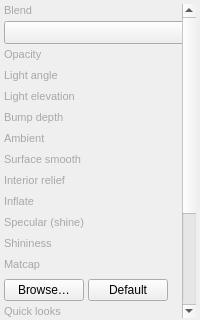
<?xml version="1.0" encoding="UTF-8"?>
<ui version="4.0">
 <class>ShadedMaterialEffectSettingsPanel</class>
 <widget class="QWidget" name="ShadedMaterialEffectSettingsPanel">
  <property name="geometry">
   <rect>
    <x>0</x>
    <y>0</y>
    <width>200</width>
    <height>320</height>
   </rect>
  </property>
  <property name="sizePolicy">
   <sizepolicy hsizetype="Preferred" vsizetype="Expanding">
    <horstretch>0</horstretch>
    <verstretch>1</verstretch>
   </sizepolicy>
  </property>
  <property name="minimumSize">
   <size>
    <width>180</width>
    <height>0</height>
   </size>
  </property>
  <property name="font">
   <font>
    <pointsize>12</pointsize>
   </font>
  </property>
  <property name="windowTitle">
   <string>Form</string>
  </property>
  <layout class="QVBoxLayout" name="verticalLayout">
   <property name="spacing">
    <number>0</number>
   </property>
   <property name="leftMargin">
    <number>4</number>
   </property>
   <property name="topMargin">
    <number>4</number>
   </property>
   <property name="rightMargin">
    <number>4</number>
   </property>
   <property name="bottomMargin">
    <number>2</number>
   </property>
   <item>
    <widget class="QScrollArea" name="scrollArea">
     <property name="frameShape">
      <enum>QFrame::NoFrame</enum>
     </property>
     <property name="widgetResizable">
      <bool>true</bool>
     </property>
     <property name="horizontalScrollBarPolicy">
      <enum>Qt::ScrollBarAlwaysOff</enum>
     </property>
     <property name="sizePolicy">
      <sizepolicy hsizetype="Expanding" vsizetype="Expanding">
       <horstretch>0</horstretch>
       <verstretch>1</verstretch>
      </sizepolicy>
     </property>
     <widget class="QWidget" name="scrollAreaWidgetContents">
      <property name="geometry">
       <rect>
        <x>0</x>
        <y>0</y>
        <width>180</width>
        <height>520</height>
       </rect>
      </property>
      <layout class="QVBoxLayout" name="verticalLayoutScroll">
       <property name="spacing">
        <number>0</number>
       </property>
       <property name="leftMargin">
        <number>0</number>
       </property>
       <property name="topMargin">
        <number>0</number>
       </property>
       <property name="rightMargin">
        <number>2</number>
       </property>
       <property name="bottomMargin">
        <number>8</number>
       </property>
       <item>
        <layout class="QGridLayout" name="gridLayout">
     <property name="horizontalSpacing">
      <number>4</number>
     </property>
     <property name="verticalSpacing">
      <number>4</number>
     </property>
     <item row="0" column="0" colspan="2">
      <widget class="QLabel" name="labelBlend">
       <property name="font">
        <font>
         <pointsize>8</pointsize>
        </font>
       </property>
       <property name="styleSheet">
        <string notr="true">color: #a8a8a8;</string>
       </property>
       <property name="text">
        <string>Blend</string>
       </property>
      </widget>
     </item>
     <item row="1" column="0" colspan="2">
      <widget class="QComboBox" name="comboBoxBlend">
       <property name="sizePolicy">
        <sizepolicy hsizetype="Expanding" vsizetype="Fixed">
         <horstretch>0</horstretch>
         <verstretch>0</verstretch>
        </sizepolicy>
       </property>
       <property name="font">
        <font>
         <pointsize>10</pointsize>
        </font>
       </property>
      </widget>
     </item>
     <item row="2" column="0" colspan="2">
      <widget class="QLabel" name="labelOpacity">
       <property name="font">
        <font>
         <pointsize>8</pointsize>
        </font>
       </property>
       <property name="styleSheet">
        <string notr="true">color: #a8a8a8;</string>
       </property>
       <property name="text">
        <string>Opacity</string>
       </property>
      </widget>
     </item>
     <item row="3" column="0" colspan="2">
      <widget class="SGValueSliderRow" name="rowOpacity" native="true"/>
     </item>
     <item row="4" column="0" colspan="2">
      <widget class="QLabel" name="labelLightAngle">
       <property name="font">
        <font>
         <pointsize>8</pointsize>
        </font>
       </property>
       <property name="styleSheet">
        <string notr="true">color: #a8a8a8;</string>
       </property>
       <property name="text">
        <string>Light angle</string>
       </property>
      </widget>
     </item>
     <item row="5" column="0" colspan="2">
      <widget class="SGValueSliderRow" name="rowLightAngle" native="true"/>
     </item>
     <item row="6" column="0" colspan="2">
      <widget class="QLabel" name="labelElevation">
       <property name="font">
        <font>
         <pointsize>8</pointsize>
        </font>
       </property>
       <property name="styleSheet">
        <string notr="true">color: #a8a8a8;</string>
       </property>
       <property name="text">
        <string>Light elevation</string>
       </property>
      </widget>
     </item>
     <item row="7" column="0" colspan="2">
      <widget class="SGValueSliderRow" name="rowElevation" native="true"/>
     </item>
     <item row="8" column="0" colspan="2">
      <widget class="QLabel" name="labelBump">
       <property name="font">
        <font>
         <pointsize>8</pointsize>
        </font>
       </property>
       <property name="styleSheet">
        <string notr="true">color: #a8a8a8;</string>
       </property>
       <property name="text">
        <string>Bump depth</string>
       </property>
      </widget>
     </item>
     <item row="9" column="0" colspan="2">
      <widget class="SGValueSliderRow" name="rowBump" native="true"/>
     </item>
     <item row="10" column="0" colspan="2">
      <widget class="QLabel" name="labelAmbient">
       <property name="font">
        <font>
         <pointsize>8</pointsize>
        </font>
       </property>
       <property name="styleSheet">
        <string notr="true">color: #a8a8a8;</string>
       </property>
       <property name="text">
        <string>Ambient</string>
       </property>
      </widget>
     </item>
     <item row="11" column="0" colspan="2">
      <widget class="SGValueSliderRow" name="rowAmbient" native="true"/>
     </item>
     <item row="12" column="0" colspan="2">
      <widget class="QLabel" name="labelSmooth">
       <property name="font">
        <font>
         <pointsize>8</pointsize>
        </font>
       </property>
       <property name="styleSheet">
        <string notr="true">color: #a8a8a8;</string>
       </property>
       <property name="text">
        <string>Surface smooth</string>
       </property>
      </widget>
     </item>
     <item row="13" column="0" colspan="2">
      <widget class="SGValueSliderRow" name="rowSmooth" native="true"/>
     </item>
     <item row="14" column="0" colspan="2">
      <widget class="QLabel" name="labelInteriorRelief">
       <property name="font">
        <font>
         <pointsize>8</pointsize>
        </font>
       </property>
       <property name="styleSheet">
        <string notr="true">color: #a8a8a8;</string>
       </property>
       <property name="text">
        <string>Interior relief</string>
       </property>
      </widget>
     </item>
     <item row="15" column="0" colspan="2">
      <widget class="SGValueSliderRow" name="rowInteriorRelief" native="true"/>
     </item>
     <item row="16" column="0" colspan="2">
      <widget class="QLabel" name="labelInflate">
       <property name="font">
        <font>
         <pointsize>8</pointsize>
        </font>
       </property>
       <property name="styleSheet">
        <string notr="true">color: #a8a8a8;</string>
       </property>
       <property name="text">
        <string>Inflate</string>
       </property>
       <property name="toolTip">
        <string>Raises the medial ridge (balloon / puffy letters). Uses distance-to-edge.</string>
       </property>
      </widget>
     </item>
     <item row="17" column="0" colspan="2">
      <widget class="SGValueSliderRow" name="rowInflate" native="true"/>
     </item>
     <item row="18" column="0" colspan="2">
      <widget class="QLabel" name="labelSpecular">
       <property name="font">
        <font>
         <pointsize>8</pointsize>
        </font>
       </property>
       <property name="styleSheet">
        <string notr="true">color: #a8a8a8;</string>
       </property>
       <property name="text">
        <string>Specular (shine)</string>
       </property>
      </widget>
     </item>
     <item row="19" column="0" colspan="2">
      <widget class="SGValueSliderRow" name="rowSpecular" native="true"/>
     </item>
     <item row="20" column="0" colspan="2">
      <widget class="QLabel" name="labelShininess">
       <property name="font">
        <font>
         <pointsize>8</pointsize>
        </font>
       </property>
       <property name="styleSheet">
        <string notr="true">color: #a8a8a8;</string>
       </property>
       <property name="text">
        <string>Shininess</string>
       </property>
      </widget>
     </item>
     <item row="21" column="0" colspan="2">
      <widget class="SGValueSliderRow" name="rowShininess" native="true"/>
     </item>
     <item row="22" column="0" colspan="2">
      <widget class="QLabel" name="labelMatcap">
       <property name="font">
        <font>
         <pointsize>8</pointsize>
        </font>
       </property>
       <property name="styleSheet">
        <string notr="true">color: #a8a8a8;</string>
       </property>
       <property name="text">
        <string>Matcap</string>
       </property>
       <property name="toolTip">
        <string>Blends a sphere-lit material texture by surface normal. Browse for a square matcap PNG (ZBrush/Blender style).</string>
       </property>
      </widget>
     </item>
     <item row="23" column="0" colspan="2">
      <widget class="SGValueSliderRow" name="rowMatcapMix" native="true"/>
     </item>
     <item row="24" column="0" colspan="2">
      <layout class="QHBoxLayout" name="horizontalLayoutMatcap">
       <property name="spacing">
        <number>4</number>
       </property>
       <item>
        <widget class="QPushButton" name="buttonMatcapBrowse">
         <property name="font">
          <font>
           <pointsize>9</pointsize>
          </font>
         </property>
         <property name="text">
          <string>Browse…</string>
         </property>
        </widget>
       </item>
       <item>
        <widget class="QPushButton" name="buttonMatcapClear">
         <property name="font">
          <font>
           <pointsize>9</pointsize>
          </font>
         </property>
         <property name="text">
          <string>Default</string>
         </property>
        </widget>
       </item>
       <item>
        <widget class="QLabel" name="labelMatcapPath">
         <property name="sizePolicy">
          <sizepolicy hsizetype="Ignored" vsizetype="Preferred">
           <horstretch>0</horstretch>
           <verstretch>0</verstretch>
          </sizepolicy>
         </property>
         <property name="maximumSize">
          <size>
           <width>118</width>
           <height>16777215</height>
          </size>
         </property>
         <property name="font">
          <font>
           <pointsize>8</pointsize>
          </font>
         </property>
         <property name="styleSheet">
          <string notr="true">color: #a8a8a8;</string>
         </property>
         <property name="text">
          <string/>
         </property>
         <property name="alignment">
          <set>Qt::AlignLeading|Qt::AlignVCenter</set>
         </property>
         <property name="wordWrap">
          <bool>false</bool>
         </property>
        </widget>
       </item>
      </layout>
     </item>
     <item row="25" column="0" colspan="2">
      <widget class="QLabel" name="labelQuickLooks">
       <property name="font">
        <font>
         <pointsize>8</pointsize>
        </font>
       </property>
       <property name="styleSheet">
        <string notr="true">color: #a8a8a8;</string>
       </property>
       <property name="text">
        <string>Quick looks</string>
       </property>
      </widget>
     </item>
     <item row="26" column="0" colspan="2">
      <layout class="QHBoxLayout" name="horizontalLayoutPresets">
       <property name="spacing">
        <number>4</number>
       </property>
       <item>
        <widget class="QPushButton" name="buttonPresetMatte">
         <property name="font">
          <font>
           <pointsize>9</pointsize>
          </font>
         </property>
         <property name="text">
          <string>Matte</string>
         </property>
        </widget>
       </item>
       <item>
        <widget class="QPushButton" name="buttonPresetGlossy">
         <property name="font">
          <font>
           <pointsize>9</pointsize>
          </font>
         </property>
         <property name="text">
          <string>Glossy</string>
         </property>
        </widget>
       </item>
       <item>
        <widget class="QPushButton" name="buttonPresetChrome">
         <property name="font">
          <font>
           <pointsize>9</pointsize>
          </font>
         </property>
         <property name="text">
          <string>Chrome</string>
         </property>
        </widget>
       </item>
      </layout>
     </item>
     <item row="27" column="0" colspan="2">
      <widget class="QLabel" name="labelLightColor">
       <property name="font">
        <font>
         <pointsize>8</pointsize>
        </font>
       </property>
       <property name="styleSheet">
        <string notr="true">color: #a8a8a8;</string>
       </property>
       <property name="text">
        <string>Light color</string>
       </property>
      </widget>
     </item>
     <item row="28" column="0" colspan="2">
      <widget class="ColorSwatchWidget" name="colorLight" native="true">
       <property name="minimumSize">
        <size>
         <width>0</width>
         <height>22</height>
        </size>
       </property>
      </widget>
     </item>
     <item row="29" column="0" colspan="2">
      <widget class="QLabel" name="labelFlatBase">
       <property name="font">
        <font>
         <pointsize>8</pointsize>
        </font>
       </property>
       <property name="styleSheet">
        <string notr="true">color: #a8a8a8;</string>
       </property>
       <property name="text">
        <string>Fallback / flat base</string>
       </property>
      </widget>
     </item>
     <item row="30" column="0" colspan="2">
      <widget class="ColorSwatchWidget" name="colorFlatBase" native="true">
       <property name="minimumSize">
        <size>
         <width>0</width>
         <height>22</height>
        </size>
       </property>
      </widget>
     </item>
     <item row="31" column="0" colspan="2">
      <widget class="QCheckBox" name="checkFlatOnly">
       <property name="font">
        <font>
         <pointsize>10</pointsize>
        </font>
       </property>
       <property name="text">
        <string>Use flat base only</string>
       </property>
      </widget>
     </item>
       </layout>
      </item>
     </layout>
    </widget>
   </widget>
  </item>
 </layout>
</widget>
 <customwidgets>
  <customwidget>
   <class>ColorSwatchWidget</class>
   <extends>QWidget</extends>
   <header>src/UI/Widgets/ColorSwatchWidget.h</header>
   <container>1</container>
  </customwidget>
  <customwidget>
   <class>SGValueSliderRow</class>
   <extends>QWidget</extends>
   <header>src/UI/Widgets/SGValueSliderRow.h</header>
   <container>1</container>
  </customwidget>
 </customwidgets>
 <resources/>
 <connections/>
</ui>
